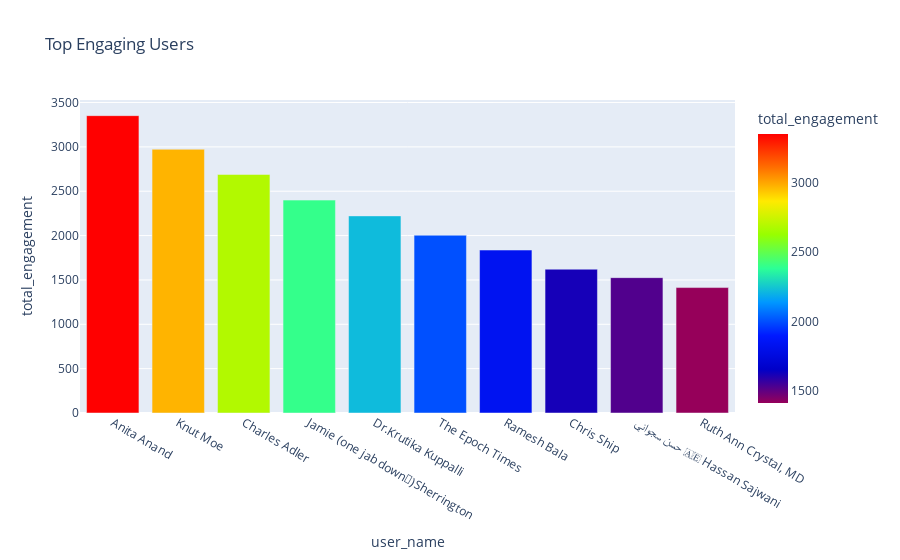

The code cell stored with this chart in its notebook:
### Markdown cell above
##### d. Top Account Engagements

### Code cell
ret = df.groupby('user_name',as_index=False).agg({'retweets':'sum'}).sort_values('retweets',ascending=False).head(10)
like = df.groupby('user_name',as_index=False).agg({'favorites':'sum'}).sort_values('favorites',ascending=False).head(10)
tot_eng = df.groupby('user_name',as_index=False).agg({'total_engagement':'sum'}).sort_values('total_engagement',ascending=False).head(10)


fig = px.bar(tot_eng,
             x='user_name',
             y='total_engagement',
             color='total_engagement',
             color_continuous_scale='Rainbow',
             title='Top Engaging Users')
fig.show()

### Figure 1 — Plotly figure (JSON) as saved in the notebook; plotly's stock layout.template omitted (floating-point values rounded to 4 significant figures)
{"data": [{"alignmentgroup": "True", "hovertemplate": "user_name=%{x}<br>total_engagement=%{marker.color}<extra></extra>", "legendgroup": "", "marker": {"color": [3352, 2973, 2689, 2400, 2222, 2004, 1837, 1621, 1526, 1414], "coloraxis": "coloraxis"}, "name": "", "offsetgroup": "", "orientation": "v", "showlegend": false, "textposition": "auto", "type": "bar", "x": ["Anita Anand", "Knut Moe", "Charles Adler", "Jamie (one jab down💉)Sherrington", "Dr.Krutika Kuppalli", "The Epoch Times", "Ramesh Bala", "Chris Ship", "حسن سجواني 🇦🇪 Hassan Sajwani", "Ruth Ann Crystal, MD"], "xaxis": "x", "y": [3352, 2973, 2689, 2400, 2222, 2004, 1837, 1621, 1526, 1414], "yaxis": "y"}], "layout": {"barmode": "relative", "coloraxis": {"colorbar": {"title": {"text": "total_engagement"}}, "colorscale": [[0, "rgb(150,0,90)"], [0.125, "rgb(0,0,200)"], [0.25, "rgb(0,25,255)"], [0.375, "rgb(0,152,255)"], [0.5, "rgb(44,255,150)"], [0.625, "rgb(151,255,0)"], [0.75, "rgb(255,234,0)"], [0.875, "rgb(255,111,0)"], [1, "rgb(255,0,0)"]]}, "legend": {"tracegroupgap": 0}, "title": {"text": "Top Engaging Users"}, "xaxis": {"anchor": "y", "domain": [0, 1], "title": {"text": "user_name"}}, "yaxis": {"anchor": "x", "domain": [0, 1], "title": {"text": "total_engagement"}}}}
